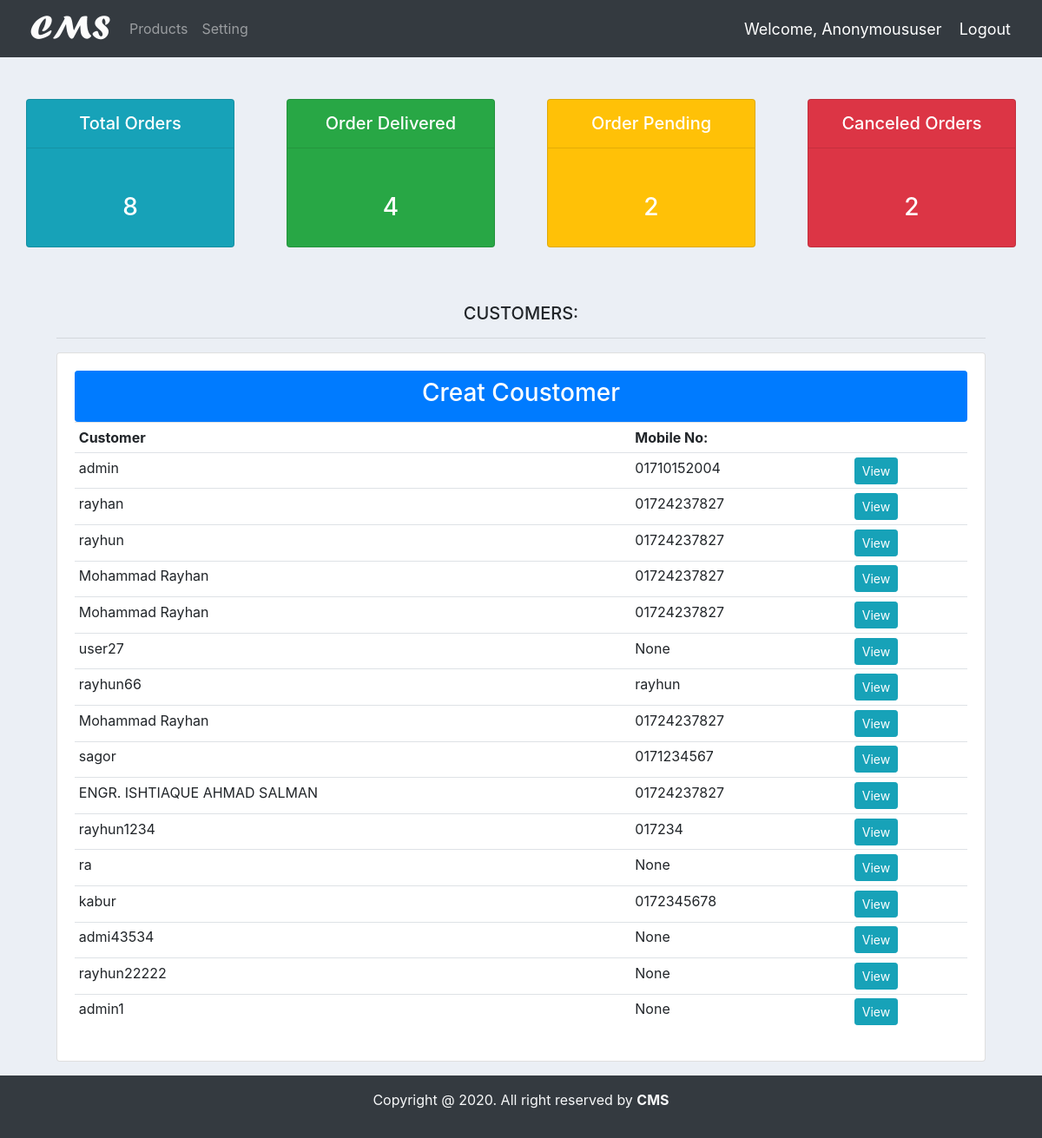
The app's page /all/customer, older data.
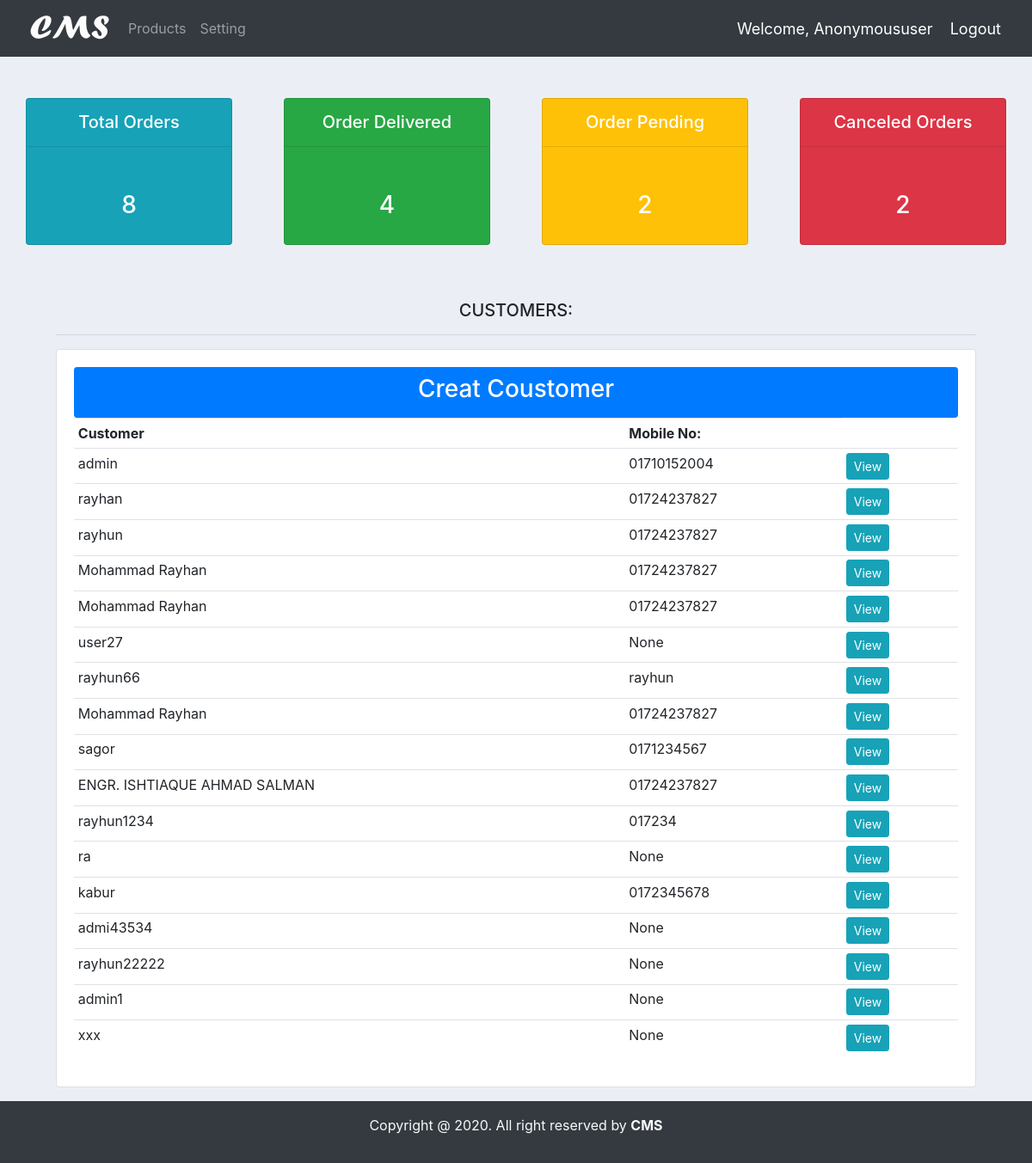
The same page, newer data.
### accounts/models.py (models this page shows, shortened)
class Customer(models.Model):
    user = models.OneToOneField(User, null=True, blank=True, on_delete=models.CASCADE)
    name = models.CharField(max_length=200, null=True)
    phone = models.CharField(max_length=200, null=True)
    email = models.CharField(max_length=200, null=True)
    profile_pic = models.ImageField(default="demo.jpg", null=True, blank=True)
    date_created = models.DateTimeField(auto_now_add=True, null=True)

### accounts/views.py (the view)
# urls.py: path('all/customer', views.all_customer, name = "customer_list_all"),
def all_customer(request):
    orders = Order.objects.all()
    customers = Customer.objects.all()
    total_orders = orders.count()
    order_delivered = orders.filter(statur='Delivered').count()
    order_pending = orders.filter(statur='Pending').count()
    order_cancels = orders.filter(statur='Canceled Order').count()
    context = {
        'total_orders':total_orders,
        'order_delivered':order_delivered,
        'order_pending':order_pending,
        'order_cancels':order_cancels,
        'customers':customers
    }
    return render(request, 'accounts/customer_list.html',context)

### accounts/templates/accounts/customer_list.html
{% extends 'accounts/main.html' %}
{% block content %}
<div class="container-fluid">
    {% include 'accounts/status.html' %}
    <div class="row">
        <div class="col-md-11 m-auto">
            <h5 class="text-center">CUSTOMERS:</h5>
            <hr>
            <div class="card card-body">
                <a class="btn btn-primary btn-sm btn-block py-2" href="{% url 'create_customer' %}">
                    <h3>Creat Coustomer</h3></a>
                <table class="table table-sm">
                    <tr>
                        <th>Customer</th>
                        <th>Mobile No:</th>
                    </tr>
                    {% for customer in customers %}
                    <tr>
                        <td>{{ customer.name }}</td>
                        <td>{{ customer.phone }}</td>
                        <td><a class="btn btn-sm btn-info" href="{% url 'customer' customer.pk %}">View</a></td>
                    </tr>
                    {% endfor %}
                </table>
            </div>
        </div>
    </div>
</div>
{% endblock %}

### accounts/templates/accounts/main.html (shortened to what this page needs)
{% load static %}
<!DOCTYPE html>
<html lang="en">
<head>
    <link rel="stylesheet" href="https://stackpath.bootstrapcdn.com/bootstrap/4.5.2/css/bootstrap.min.css">
    <link rel="stylesheet" href="{% static '/css/main.css' %}">
</head>
<body>
    {% include 'accounts/navbar.html' %}
    {% block content %}
    {% endblock %}
    <footer class="bg-dark w-100 mt-3">
        <div class="container-fluid">
            <div class="row">
               <div class="col">
                <div class="pt-3 pb-2 mb-2 text-white text-center">
                    <p class="text-light">Copyright @ 2020. All right reserved by <a class="text-light" href="https://github.com/Rayhun"><b>CMS</b></a></p>
                </div>
               </div>
            </div>
        </div>
    </footer>
</body>
</html>

### accounts/templates/accounts/navbar.html (shortened to what this page needs)
{% load static %}
<nav class="navbar navbar-expand-lg navbar-dark bg-dark">
  <a href="{% url 'home' %}"><img id="logo" src="{% static '/images/logo.png' %}" alt="" title="Customer Management System"></a>
    <div class="collapse navbar-collapse" id="navbarSupportedContent">
      <ul class="navbar-nav mr-auto">
        <li class="nav-item">
          <a class="nav-link" href="{% url 'products' %}">Products</a>
        </li>
        <li class="nav-item">
          <a class="nav-link" href="{% url 'account' %}">Setting</a>
        </li>
      </ul>
    </div>
    <span class="hello">Welcome, {{ request.user|title }} </span>
    <span><a class="hello" href="{% url 'logout' %}">Logout</a></span>
  </nav>

### accounts/templates/accounts/status.html (shortened to what this page needs)
<div class="row my-5">
    <div class="col">
        <div class="col-md">
            <a href="{% url 'order_list' %}">
                <div class="card text-center text-whith mb-3 bg-info" id="total-orders">
                    <div class="care-header">
                        <h5 class="card-title-status">Total Orders</h5>
                        <hr>
                    </div>
                    <div class="card-body">
                        <h3 class="card-title-status">{{ total_orders }}</h3>
                    </div>
                </div>
            </a>
        </div>
    </div>
    <div class="col">
        <div class="col-md">
            <a href="{% url 'order_delivery_list' %}">
                <div class="card text-center text-whith mb-3 bg-success" id="order-delevered">
                    <div class="care-header">
                        <h5 class="card-title-status">Order Delivered</h5>
                        <hr>
                    </div>
                    <div class="card-body">
                        <h3 class="card-title-status">{{ order_delivered }}</h3>
                    </div>
                </div>
            </a>
        </div>
    </div>
    <div class="col">
        <div class="col-md">
            <a href="{% url 'order_pending_list' %}">
                <div class="card text-center text-whith mb-3 bg-warning" id="order-rending">
                    <div class="care-header">
                        <h5 class="card-title-status">Order Pending </h5>
                        <hr>
                    </div>
                    <div class="card-body">
                        <h3 class="card-title-status">{{ order_pending }}</h3>
                    </div>
                </div>
            </a>
        </div>
    </div>
    <div class="col">
        <div class="col-md">
            <a href="{% url 'order_canceled' %}">
                <div class="card text-center text-whith mb-3 bg-danger" id="order-rending">
                    <div class="care-header">
                        <h5 class="card-title-status">Canceled Orders </h5>
                        <hr>
                    </div>
                    <div class="card-body">
                        <h3 class="card-title-status">{{ order_cancels }}</h3>
                    </div>
                </div>
            </a>
        </div>
    </div>
</div>

### static/css/main.css (style rules this page uses)
#logo { height: 50PX; }
body { background-color: #ebeff5; }
#total-orders { background-color: #4cb4c7; }
#order-delevered { background-color: #7abecc; }
#order-rending { background-color: #7CD1C0; }

### accounts/templates/accounts/main.html (style rules this page uses)
a { text-decoration: none; }

### accounts/templates/accounts/navbar.html (style rules this page uses)
.hello { color: #fff; font-size: 18px; margin-right: 20px; }

### accounts/templates/accounts/status.html (style rules this page uses)
.card-title-status { color: #fff; margin-top: 15px; }

Row changes from the older to the newer data that the page shows:
added Customer: name "xxx", phone "None"
